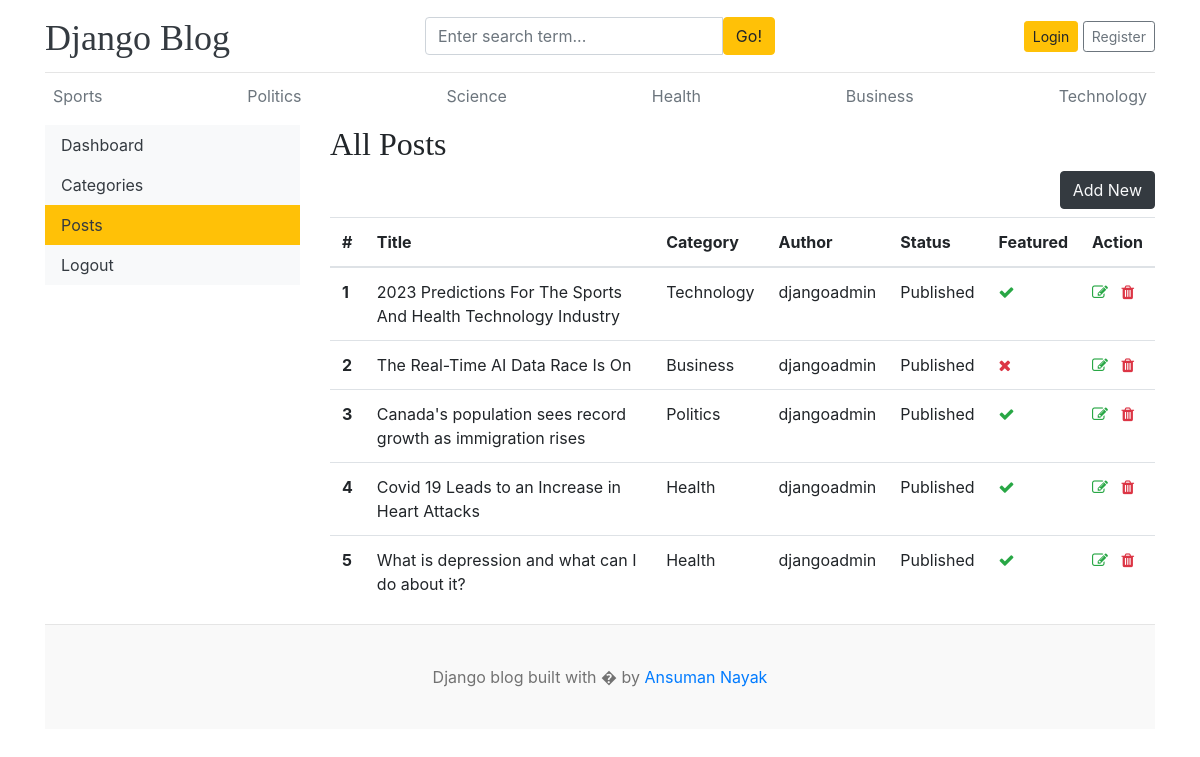
The app's page /dashboard/posts/ with its own data.
### blogs/models.py (models this page shows, shortened)
class Category(models.Model):
    category_name=models.CharField(max_length=50, unique=True)
    created_at=models.DateTimeField(auto_now_add=True)
    updated_at=models.DateTimeField(auto_now=True)
    class Meta:
        verbose_name_plural='categories'
    def __str__(self):
        return self.category_name

class Blog(models.Model):
    title=models.CharField(max_length=100)
    slug=models.SlugField(max_length=150, unique=True, blank=True)
    category=models.ForeignKey(Category,on_delete=models.CASCADE)
    author=models.ForeignKey(User, on_delete=models.CASCADE)
    featured_image=models.ImageField(upload_to='uploads/%Y/%m/%d')
    short_description=models.TextField(max_length=500)
    blog_body=models.TextField(max_length=2000)
    status=models.CharField(max_length=20,choices=STATUS_CHOICES, default="Draft")
    is_featured=models.BooleanField(default=False)
    created_at=models.DateTimeField(auto_now_add=True)
    updated_at=models.DateTimeField(auto_now=True)

### dashboards/views.py (the view)
# urls.py: path('posts/', views.posts, name='posts'),
def posts(request):
    posts=Blog.objects.all()
    context={
        'posts': posts,
    }
    return render(request,'dashboard/posts.html', context)

### blogs/context_processors.py (called while the page is built)
def get_categories(request):
    categories=Category.objects.all()
    return dict(categories=categories)

def get_social_links(requests):
    social_links=SocialLink.objects.all()
    return dict(social_links=social_links)

### templates/dashboard/posts.html (shortened to what this page needs)
{% extends 'base.html' %} {% block content %}
<div class="row">
  {% include 'dashboard/sidebar.html' %}
  <div class="col-md-9">
    <h2>All Posts</h2>
    <a
      href="{% url 'add_post' %}"
      class="btn btn-dark text-light float-right mb-2"
      >Add New</a
    >
    <table class="table table-hover">
      <thead>
        <tr>
          <th>#</th>
          <th>Title</th>
          <th>Category</th>
          <th>Author</th>
          <th>Status</th>
          <th>Featured</th>
          <th>Action</th>
        </tr>
      </thead>
      <tbody>
        {% for post in posts %}
        <tr>
          <th>{{ forloop.counter }}</th>
          <td>{{post.title}}</td>
          <td>{{post.category}}</td>
          <td>{{post.author}}</td>
          <td>{{post.status}}</td>
          <td>
            {% if post.is_featured %}<i class="fa fa-check text-success">{% else %}<i class="fa fa-times text-danger">{% endif %}
          </td>
          <td>
            <a href="{% url 'edit_post' post.id %}"
              ><i class="fa fa-edit text-success"></i
            ></a>
            <a href="{% url 'delete_post' post.id %}"
              ><i class="fa fa-trash text-danger"></i
            ></a>
          </td>
        </tr>
        {% endfor %}
      </tbody>
    </table>
  </div>
</div>
{% endblock %}

### templates/base.html (shortened to what this page needs)
{% load static %}
<!DOCTYPE html>
<html lang="en">
  <head>
    <link
      href="https://getbootstrap.com/docs/4.0/dist/css/bootstrap.min.css"
      rel="stylesheet"
    />
    <link href="{% static 'css/blog.css' %}" rel="stylesheet" />
    <link rel="stylesheet" href="https://cdnjs.cloudflare.com/ajax/libs/font-awesome/4.7.0/css/font-awesome.min.css">
  </head>
  <body>
    <div class="container">
      <header class="blog-header py-3">
        <div class="row flex-nowrap justify-content-between align-items-center">
          <div class="col-4 pt-1">
            <a class="blog-header-logo text-dark" href="/">Django Blog</a>
          </div>
          <div class="col-4">
            <form action="{% url 'search' %}" method="get">
              <div class="input-group">
                <input
                  class="form-control"
                  type="text"
                  name="keyword"
                  value="{{keyword}}"
                  placeholder="Enter search term..."
                  aria-label="Enter search term..."
                  aria-describedby="button-search"
                />
                <button type="submit" class="btn btn-warning" id="button-search" type="button">
                  Go!
                </button>
              </div>
            </form>
          </div>
          <div class="col-4 d-flex justify-content-end align-items-center">
            {% if not user.is_authenticated %}
            <a class="btn btn-sm btn-warning" href="{% url 'login' %}">Login</a> &nbsp;
            <a class="btn btn-sm btn-outline-secondary" href="{% url 'register' %}">Register</a>
            {% else %}
            <Span><a href="{% url 'dashboard' %}">Dashboard</a></Span>
            &emsp;
            <span><a href="{% url 'logout' %}">Logout</a></span>
            {% endif %}
          </div>
        </div>
      </header>
      <div class="nav-scroller py-1 mb-2">
        <nav class="nav d-flex justify-content-between">
          {% for categ in categories %}
          <a class="p-2 text-muted" href="{% url 'posts_by_category' categ.id %}">{{categ.category_name}}</a>
          {% endfor %}
        </nav>
      </div>
      {% block content %}
      {% endblock %}
      <footer class="blog-footer">
        <p>Django blog built with � by <a href="#">Ansuman Nayak</a></p>
      </footer>
    </body>
  </html>

### static/css/blog.css (style rules this page uses)
.blog-header { line-height: 1; border-bottom: 1px solid #e5e5e5; }
.blog-header-logo { font-family: "Playfair Display", Georgia, "Times New Roman", serif; font-size: 2.25rem; }
h1, h2, h3, h4, h5, h6 { font-family: "Playfair Display", Georgia, "Times New Roman", serif; }
.nav-scroller { position: relative; z-index: 2; height: 2.75rem; overflow-y: hidden; }
.nav-scroller .nav { display: flex; flex-wrap: nowrap; padding-bottom: 1rem; margin-top: -1px; overflow-x: auto; text-align: center; white-space: nowrap; -webkit-overflow-scrolling: touch; }
.blog-footer { padding: 2.5rem 0; color: #727272; text-align: center; background-color: #f9f9f9; border-top: .05rem solid #e5e5e5; }
.blog-footer p:last-child { margin-bottom: 0; }

### records on screen
Category: category_name "Sports"
Category: category_name "Politics"
Category: category_name "Science"
Category: category_name "Health"
Category: category_name "Business"
Category: category_name "Technology"
Blog: title "2023 Predictions For The Sports And Health Technology Industry", category "Technology", author "djangoadmin", status "Published", is_featured True (drawn)
Blog: title "The Real-Time AI Data Race Is On", category "Business", author "djangoadmin", status "Published", is_featured False (drawn)
Blog: title "Canada's population sees record growth as immigration rises", category "Politics", author "djangoadmin", status "Published", is_featured True (drawn)
Blog: title "Covid 19 Leads to an Increase in Heart Attacks", category "Health", author "djangoadmin", status "Published", is_featured True (drawn)
Blog: title "What is depression and what can I do about it?", category "Health", author "djangoadmin", status "Published", is_featured True (drawn)
